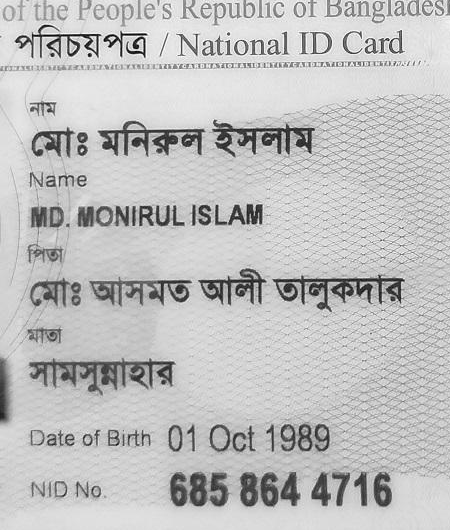
#> input picture PyTessaractOCR/5860.png, 450 x 530 px, given in place of snid2.jpg, which was not available
$ python ocr5.py
#> lines starting #> are read from the running program, lines starting #| are printed output that depends on the picture; pictures that were not available may be replaced by others from this repository, and a replacement may not be noted
import os

import cv2
import numpy as np
import pytesseract

image = cv2.imread("F:/images/NID Collection/snid2.jpg")
#> image is the input picture: shape (530, 450, 3); min 2, max 254, mean 192.5
cv2.imshow("Original", image)
th = cv2.cvtColor(image, cv2.COLOR_BGR2GRAY)
roi = th[90:620, 280:730]
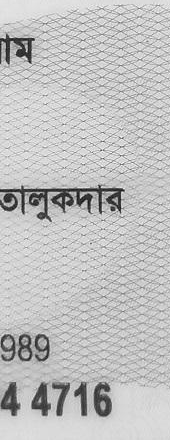
#> roi: shape (440, 170); min 18, max 253, mean 192.5
filename = "{}.png".format(os.getpid())
cv2.imwrite(filename, roi)
cv2.imshow('roi', cv2.resize(roi, (0, 0), fx=0.5, fy=0.5))
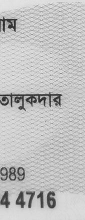
#> window 'roi': shape (220, 85); min 36, max 231, mean 192.6
pytesseract.pytesseract.tesseract_cmd = r'C:/Program Files/Tesseract-OCR/tesseract.exe'
#> (the run stopped early here; a loop or call above may not have finished)
